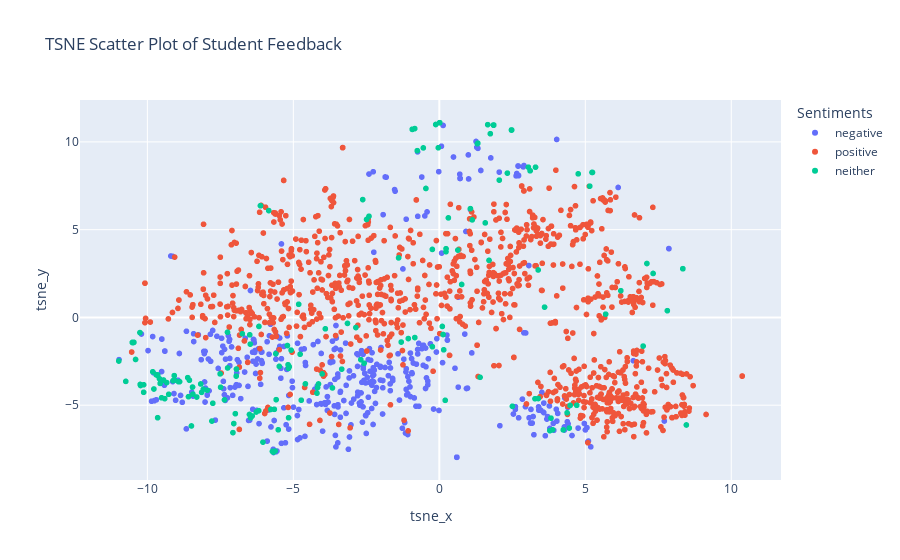

The notebook cell saved with this chart:
### Code cell
# Create a scatter plot with different colors for each cluster
fig = px.scatter(df, x='tsne_x', y='tsne_y', color='Sentiments', hover_data=['feedback'],
                 title='TSNE Scatter Plot of Student Feedback')

# Show the plot
fig.show()

### Figure 1 — Plotly figure (JSON) as saved in the notebook; plotly's stock layout.template omitted (floating-point values rounded to 4 significant figures; data arrays with more than 128 entries replaced by an {"elided": "..."} marker saying what was removed)
{"data": [{"customdata": {"elided": "429x1 str values"}, "hovertemplate": "Sentiments=negative<br>tsne_x=%{x}<br>tsne_y=%{y}<br>feedback=%{customdata[0]}<extra></extra>", "legendgroup": "negative", "marker": {"color": "#636efa", "symbol": "circle"}, "mode": "markers", "name": "negative", "showlegend": true, "type": "scattergl", "x": {"elided": "429 float values"}, "xaxis": "x", "y": {"elided": "429 float values"}, "yaxis": "y"}, {"customdata": {"elided": "1018x1 str values"}, "hovertemplate": "Sentiments=positive<br>tsne_x=%{x}<br>tsne_y=%{y}<br>feedback=%{customdata[0]}<extra></extra>", "legendgroup": "positive", "marker": {"color": "#EF553B", "symbol": "circle"}, "mode": "markers", "name": "positive", "showlegend": true, "type": "scattergl", "x": {"elided": "1018 float values"}, "xaxis": "x", "y": {"elided": "1018 float values"}, "yaxis": "y"}, {"customdata": {"elided": "192x1 str values"}, "hovertemplate": "Sentiments=neither<br>tsne_x=%{x}<br>tsne_y=%{y}<br>feedback=%{customdata[0]}<extra></extra>", "legendgroup": "neither", "marker": {"color": "#00cc96", "symbol": "circle"}, "mode": "markers", "name": "neither", "showlegend": true, "type": "scattergl", "x": {"elided": "192 float values"}, "xaxis": "x", "y": {"elided": "192 float values"}, "yaxis": "y"}], "layout": {"legend": {"title": {"text": "Sentiments"}, "tracegroupgap": 0}, "title": {"text": "TSNE Scatter Plot of Student Feedback"}, "xaxis": {"anchor": "y", "domain": [0, 1], "title": {"text": "tsne_x"}}, "yaxis": {"anchor": "x", "domain": [0, 1], "title": {"text": "tsne_y"}}}}
